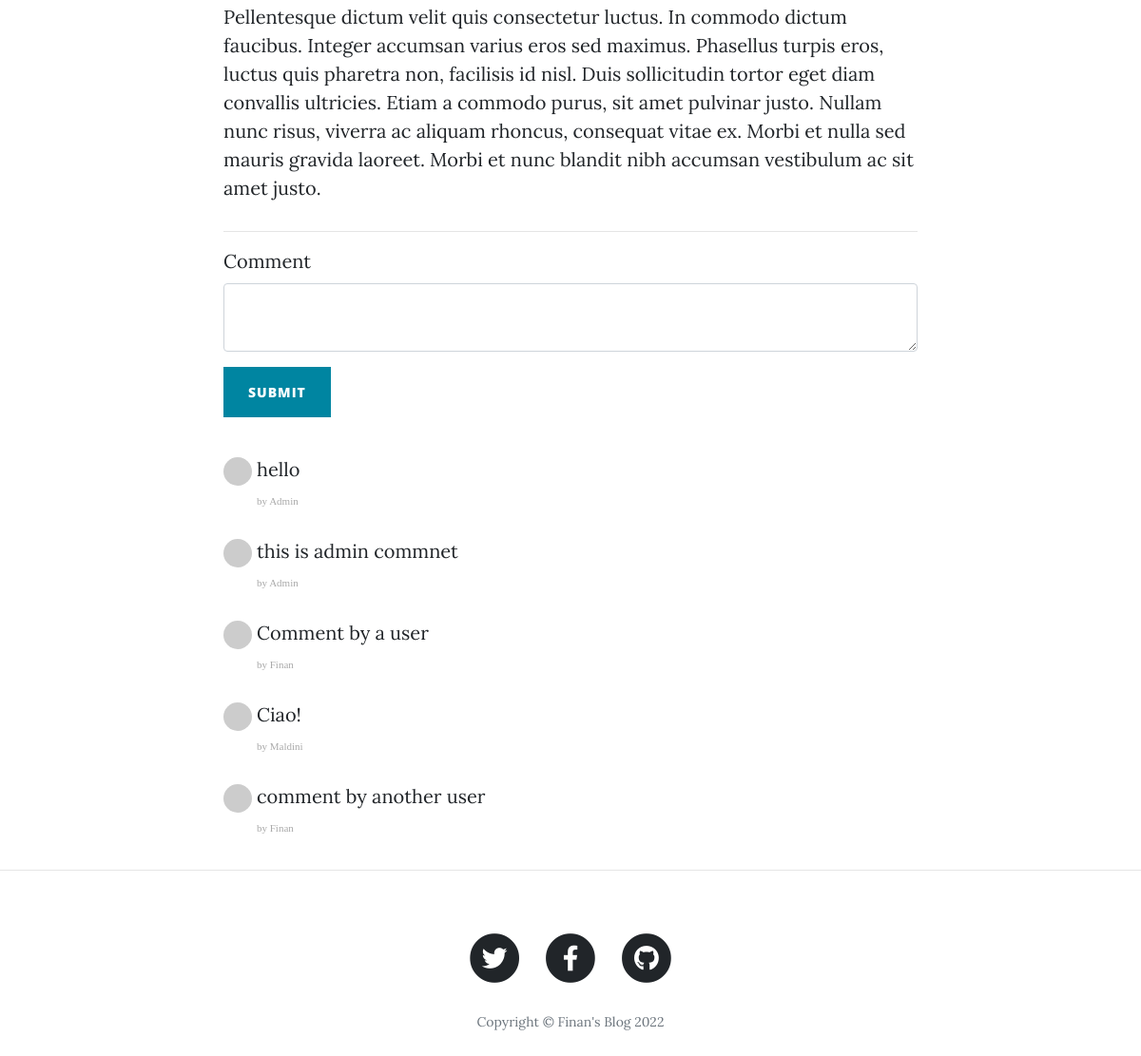
/post/1 (lower part), run on an earlier commit of the app's database.
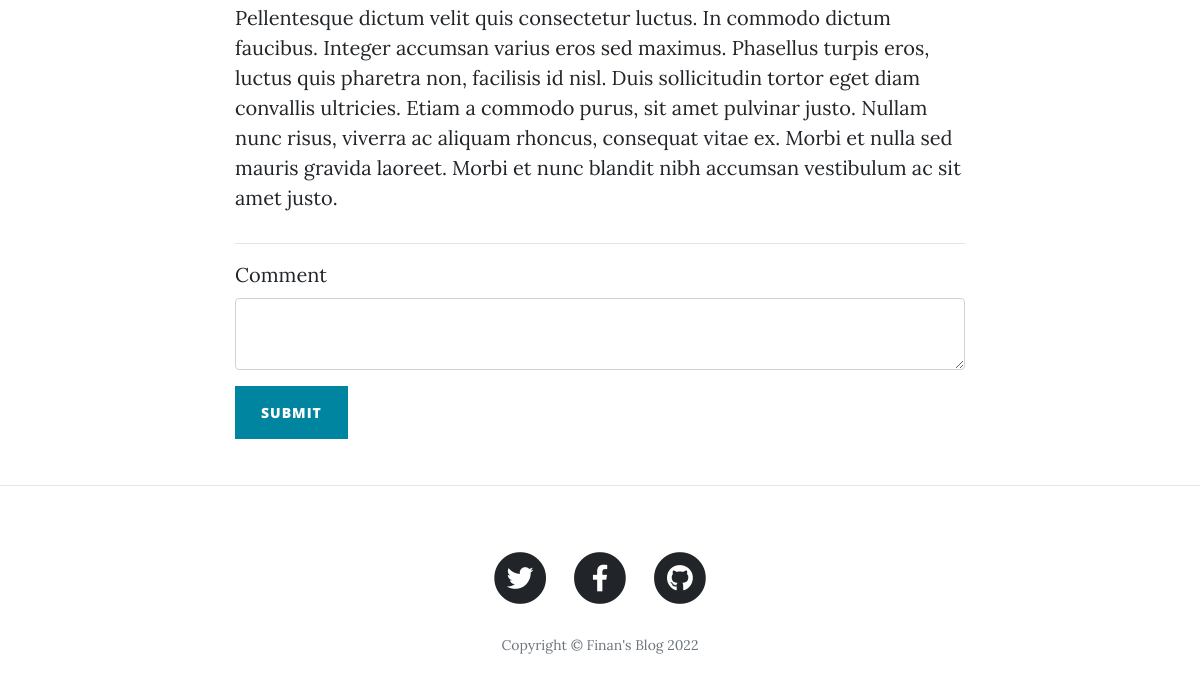
And on a later commit of the database.
### main.py (models this page shows)
class BlogPost(db.Model):
    __tablename__ = "blog_posts"
    id = db.Column(Integer, primary_key=True)
    title = db.Column(String(250), unique=True, nullable=False)
    subtitle = db.Column(String(250), nullable=False)
    date = db.Column(String(250), nullable=False)
    body = db.Column(Text, nullable=False)
    img_url = db.Column(String(250), nullable=False)
    author_id = db.Column(Integer, ForeignKey('users.id'))
    comments=relationship("Comments", backref="post")

class Comments(db.Model):
    __tablename__ = 'comments'
    id = db.Column(Integer, primary_key=True)
    text = db.Column(Text, nullable=False)
    post_id=db.Column(Integer, ForeignKey('blog_posts.id'))
    commentator_id=db.Column(Integer,ForeignKey('users.id'))

class User(UserMixin, db.Model):
    __tablename__ = "users"
    id = db.Column(Integer, primary_key=True)
    email = db.Column(String(100), unique=True)
    password = db.Column(String(100))
    name = db.Column(String(1000))
    posts = relationship("BlogPost", backref="author")
    comments = relationship("Comments", backref='commentator')

### main.py (the view, shortened to what this page needs)
@app.route('/post/<int:post_id>', methods=['POST', 'GET'])
def show_post(post_id):
    comment_form = CommentForm()
    requested_post = BlogPost.query.get(post_id)
    return render_template("post.html", post=requested_post, comment_form=comment_form, year=year)

### main.py
class CommentForm(FlaskForm):
    comment = CKEditorField("Comment", validators=[validators.data_required()])
    submit = SubmitField("Submit")

### templates/post.html (shortened to what this page needs)
{% include "header.html" %}
{% import "bootstrap/wtf.html" as wtf %}
  <article>
    <div class="container">
      <div class="row">
        <div class="col-lg-8 col-md-10 mx-auto">
            {{ post.body|safe }}
          <hr>
                        {{ wtf.quick_form(comment_form, novalidate=True,button_map = {"submit":"primary"}) }}
                                <br>
              {% for comment in post.comments %}
                    <ul class="commentList">
                        <li>
                            <div class="commenterImage">
                              <img src= "{{ comment.commentator.email | gravatar }}"/>
                            </div>
                            <div class="commentText">
                               <p>{{ comment.text | safe }}</p>
                              <span class="date sub-text"> by {{ comment.commentator.name }}</span>
                            </div>
                    </li>
                    </ul>
              {% endfor %}
          </div>
      </div>
    </div>
  </article>
  <hr>
{% include "footer.html" %}

### templates/header.html (shortened to what this page needs)
<!DOCTYPE html>
<html lang="en">
<head>
  <link href="{{ url_for('static', filename='vendor/bootstrap/css/bootstrap.min.css') }}" rel="stylesheet">
  <link href="{{ url_for('static', filename='vendor/fontawesome-free/css/all.min.css')}}" rel="stylesheet" type="text/css">
  <link href="{{ url_for('static', filename='css/clean-blog.min.css')}}" rel="stylesheet">
</head>
<body>

### templates/footer.html (shortened to what this page needs)
  <footer>
    <div class="container">
      <div class="row">
        <div class="col-lg-8 col-md-10 mx-auto">
          <ul class="list-inline text-center">
            <li class="list-inline-item">
              <a href="#">
                <span class="fa-stack fa-lg">
                  <i class="fas fa-circle fa-stack-2x"></i>
                  <i class="fab fa-twitter fa-stack-1x fa-inverse"></i>
                </span>
              </a>
            </li>
            <li class="list-inline-item">
              <a href="#">
                <span class="fa-stack fa-lg">
                  <i class="fas fa-circle fa-stack-2x"></i>
                  <i class="fab fa-facebook-f fa-stack-1x fa-inverse"></i>
                </span>
              </a>
            </li>
            <li class="list-inline-item">
              <a href="#">
                <span class="fa-stack fa-lg">
                  <i class="fas fa-circle fa-stack-2x"></i>
                  <i class="fab fa-github fa-stack-1x fa-inverse"></i>
                </span>
              </a>
            </li>
          </ul>
          <p class="copyright text-muted">Copyright &copy; Finan's Blog {{ year }}</p>
        </div>
      </div>
    </div>
  </footer>
</body>
</html>

What changed in the data, as far as the page shows it:
removed Comments: text "hello", commentator.name "Admin"
removed Comments: text "this is admin commnet", commentator.name "Admin"
removed Comments: text "Comment by a user", commentator.name "Finan"
removed Comments: text "Ciao!", commentator.name "Maldini"
removed Comments: text "comment by another user", commentator.name "Finan"
